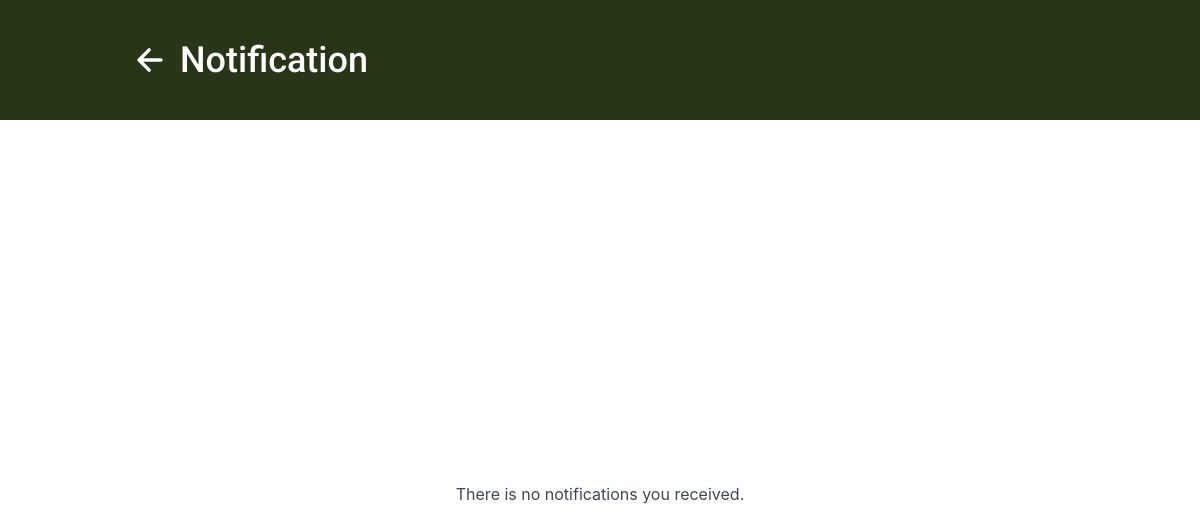
/diyconn/notification/ (signed in), run on an earlier commit of the app's database.
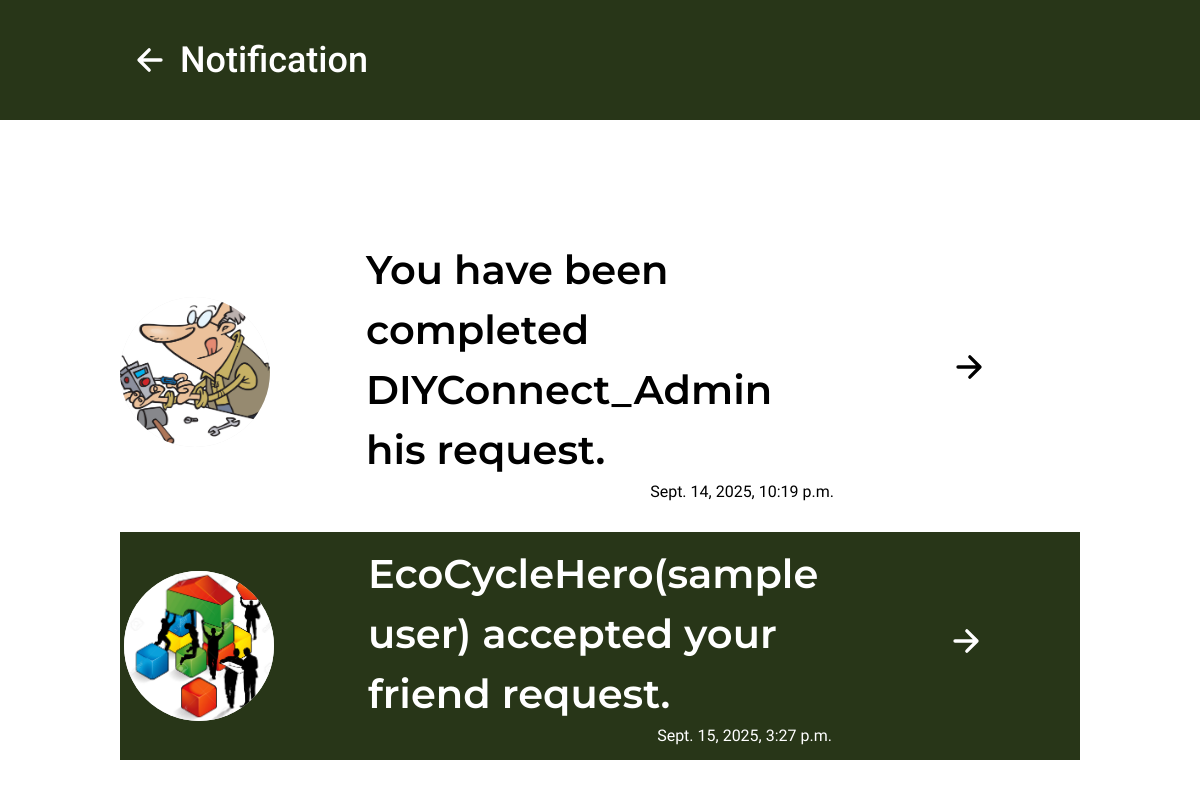
And on a later commit of the database.
### main/models.py (models this page shows, shortened)
class Notification(models.Model):
    ID = models.AutoField(primary_key=True)
    USER_NOTIFY_OWNER = models.ForeignKey(UserSites, on_delete=models.CASCADE, related_name='user_notify_owner')
    USER_NOTIFY_TRIGGER= models.ForeignKey(UserSites, on_delete=models.CASCADE, related_name='user_notify_trigger')
    type = models.CharField(max_length=20, choices=NotifyType.choices)
    status = models.CharField(max_length=20, choices=NotifyStatus.choices, default=NotifyStatus.DELIVERED)
    created_at = models.DateTimeField(auto_now_add=True)

class UserSites(AbstractBaseUser,PermissionsMixin,BaseUserManager):
    ID = models.AutoField(primary_key=True)
    first_name = models.CharField(max_length=255)
    last_name = models.CharField(max_length=255)
    email = models.CharField(max_length=255)
    password = models.CharField(max_length=255)
    last_login = models.DateTimeField(auto_now=True)
    profile_picture = models.ImageField(upload_to=user_profile_pic_path)
    city_or_municipality = models.CharField(max_length=255)
    role = models.CharField(max_length=20, choices=UserSiteRole.choices, default=UserSiteRole.CONTRIBUTOR)
    username = models.CharField(max_length=255)
    date_created = models.DateTimeField(auto_now_add=True)
    bio = models.CharField(max_length=250, null=True, blank=True)
    subdivision = models.CharField(max_length=50)
    is_active = models.BooleanField(default=True)  # Indicates whether the user can log in
    is_staff = models.BooleanField(default=False)  # Determines if the user can access the admin site
    is_superuser = models.BooleanField(default=False)  # If True, the user has all permissions
    groups = models.ManyToManyField(
        'auth.Group',
        related_name='user_sites',  # Custom related_name to avoid the clash
        blank=True
    )
    user_permissions = models.ManyToManyField(
        'auth.Permission',
        related_name='user_sites_permissions',  # Custom related_name to avoid clash
        blank=True
    )
    objects = UserSiteManager()
    USERNAME_FIELD = 'username'
    REQUIRED_FIELDS = ['email']

### main/views.py (the view)
# urls.py: path('diyconn/notification/', views.notification,  name="notification"),
@login_required
def notification(request):
    get_notification = Notification.objects.filter(USER_NOTIFY_OWNER=request.user)
    print("notification")
    for notif in get_notification:
        print(notif.type)
    context={"notifications":get_notification}
    return render(request,'main/subpages/notification/notification.html', context)

### main/templates/main/subpages/notification/notification.html (shortened to what this page needs)
{% extends '../subpages_base.html' %}
    {% block content %}
    <div class="container">
      <div class="container">
        {% if notifications  %}
        {% for notification in notifications %}
        <div class="get_bkg_element {% if notification.status == 'delivered'%} sty-bkg-alternate-1 {% else %}  sty-bkg-alternate-2 {% endif %}" >
          <div class="columns is-vcentered is-mobile my-4">
            <div class="column has-text-centered">
              <figure class="sty_profile_section">
                <img
                  class=""
                  src="{{ notification.USER_NOTIFY_TRIGGER.profile_picture.url }}"
                />
              </figure>
            </div>
            <div class="column is-6">
              <h1 class="sty-sect-opt sty-fm-montserrat sty-header-title">
                {% if notification.type == "request" %}
                <p>
                  {{ notification.USER_NOTIFY_TRIGGER.username }} trying to
                  fulfill your request
                </p>
                {% elif notification.type == "cancelled" %}
                <p>
                  {{ notification.USER_NOTIFY_TRIGGER.username }} cancelled to
                  fulfill your request
                </p>
                  {% elif notification.type == "fulfilled" %}
                <p>
                 You have been completed {{ notification.USER_NOTIFY_OWNER.username }} his request.
                </p>
                  {% elif notification.type == "messaged" %}
                <p>
                  {{ notification.USER_NOTIFY_TRIGGER.username }} send you a messaged
                </p>
                    {% elif notification.type == "add_friend" %}
                <p>
                  {{ notification.USER_NOTIFY_TRIGGER.username }} send you a friend request.
                </p>
                    {% elif notification.type == "accept_friend" %}
                <p>
                  {{ notification.USER_NOTIFY_TRIGGER.username }} accepted your friend request.
                </p>
                {% endif %}
              </h1>
              <h1 class="sty-fm-hind has-text-right">
                {{ notification.created_at }}
              </h1>
            </div>
            <div class="column is-3">
              <div class="has-text-centered">
                     {% if notification.type == "request" %}
                    <div  class="{% if notification.status == 'delivered'%} sty-score-txt {% else %}  sty-score-txt-1 {% endif %} sty-fm-montserrat" data-url="/diyconn/messages/" data-id-notif="{{ notification.ID }}" onclick="notif_viewed(event)">
                  <ion-icon name="arrow-forward"></ion-icon>
                </div>
                {% elif notification.type == "cancelled" %}
                 <div class="{% if notification.status == 'delivered'%} sty-score-txt {% else %}  sty-score-txt-1 {% endif %} sty-fm-montserrat" data-url="/diyconn/messages/" data-id-notif="{{ notification.ID }}" onclick="notif_viewed(event)">
                  <ion-icon name="arrow-forward"></ion-icon>
                </div>
                  {% elif notification.type == "fulfilled" %}
                 <div class="{% if notification.status == 'delivered'%} sty-score-txt {% else %}  sty-score-txt-1 {% endif %} sty-fm-montserrat" data-url="/diyconn/messages/" data-id-notif="{{ notification.ID }}" onclick="notif_viewed(event)">
                  <ion-icon name="arrow-forward"></ion-icon>
                </div>
                  {% elif notification.type == "messaged" %}
                 <div class="{% if notification.status == 'delivered'%} sty-score-txt {% else %}  sty-score-txt-1 {% endif %} sty-fm-montserrat" data-url="/diyconn/messages/" data-id-notif="{{ notification.ID }}" onclick="notif_viewed(event)">
                  <ion-icon name="arrow-forward"></ion-icon>
                </div>
                    {% elif notification.type == "add_friend" %}
                <div class="{% if notification.status == 'delivered'%} sty-score-txt {% else %}  sty-score-txt-1 {% endif %} sty-fm-montserrat" data-url="/diyconnect/people/" data-id-notif="{{ notification.ID }}" onclick="notif_viewed(event)">
                  <ion-icon name="arrow-forward"></ion-icon>
                </div>
                    {% elif notification.type == "accept_friend" %}
              <div class="{% if notification.status == 'delivered'%} sty-score-txt {% else %}  sty-score-txt-1 {% endif %} sty-fm-montserrat" data-url="/diyconnect/people/" data-id-notif="{{ notification.ID }}" onclick="notif_viewed(event)">
                  <ion-icon name="arrow-forward"></ion-icon>
                </div>
                {% endif %}
              </div>
            </div>
          </div>
        </div>
        {% endfor %}
        {% else %}
        <h1 class="has-text-centered">
          There is no notifications you received.
        </h1>
        {% endif %}
      </div>
    </div>
    {% endblock content %}

### main/templates/main/subpages/subpages_base.html (shortened to what this page needs)
<!DOCTYPE html>
<html lang="en">
  <head>
  </head>
  <link
    rel="stylesheet"
    href="https://cdn.jsdelivr.net/npm/bulma@1.0.2/css/bulma.min.css"
  />
  {% load static %}
  <body>
    {% include './misc/navbar_sub.html' %}
    <section class="hero is-fullheight-with-navbar">
      <div class="hero-body">
        <div class="inherit_width">
          {% block content %}{% endblock content %}
        </div>
      </div>
    </section>
  </body>
</html>

### main/templates/main/subpages/misc/navbar_sub.html (shortened to what this page needs)
<nav class="navbar sty-nav-fix sty-navbar-desktop">
  <div class="container">
    <div id="navMenu" class="navbar-menu">
      <div class="navbar-start">
        <a id="usr_all_bck_opt_ref" class="navbar-item sty-bk-font-size">
          <ion-icon name="arrow-back-outline"></ion-icon>
          <div id="usr_all_bck_opt_label">test</div>
        </a>
      </div>
      <div class="navbar-end">
        <div class="navbar-item">
        </div>
      </div>
    </div>
  </div>
</nav>

What changed in the data, as far as the page shows it:
added Notification: USER_NOTIFY_TRIGGER.profile_picture (picture), USER_NOTIFY_OWNER.username "DIYConnect_Admin", created_at "Sept. 14, 2025, 10:19 p.m.", status "viewed" (drawn)
added Notification: USER_NOTIFY_TRIGGER.profile_picture (picture), USER_NOTIFY_TRIGGER.username "EcoCycleHero(sample user)", created_at "Sept. 15, 2025, 3:27 p.m.", status "delivered" (drawn)
Also different on the page:
text no longer shown: "There is no notifications you received."
